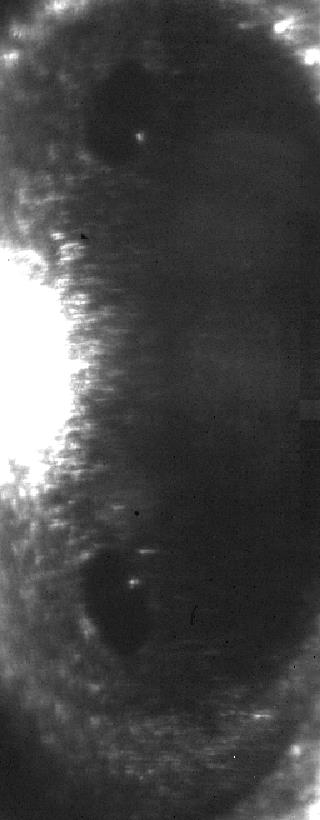
#> input picture HW4-1.png, 320 x 820 px
$ python CV_HW4_SSIM.py
#> lines starting #> are read from the running program, lines starting #| are printed output that depends on the picture; after the words box and inside, x2 and y2 are one past the last pixel; in counts of white or black regions, pixels touching at a corner belong together
from skimage.metrics import structural_similarity
import cv2
import numpy as np


first = cv2.imread('HW4-1.png')
#> first is the input picture: shape (820, 320, 3); min 0, max 255, mean 70.8
second = cv2.imread('HW4-2.png')
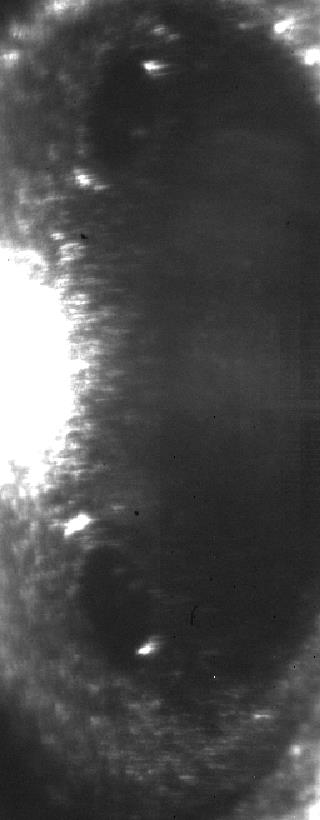
#> input picture HW4-2.png, 320 x 820 px
#> second is the input picture: shape (820, 320, 3); min 0, max 255, mean 74.9

# 转为灰度图片
first_gray = cv2.cvtColor(first, cv2.COLOR_BGR2GRAY)
second_gray = cv2.cvtColor(second, cv2.COLOR_BGR2GRAY)

# 计算SSIM值
score, diff = structural_similarity(first_gray, second_gray, full=True)
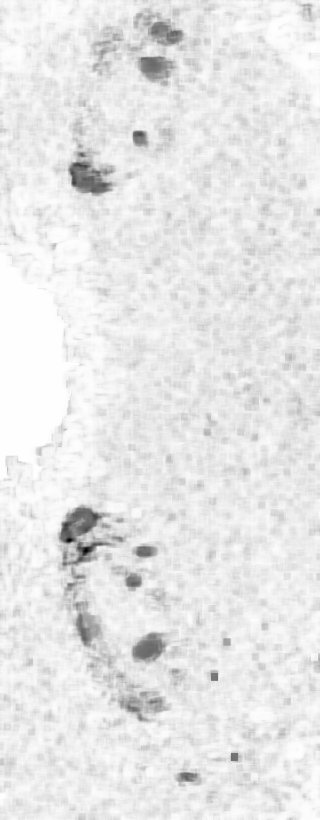
#> diff: shape (820, 320) float64; min -0.675, max 1, mean 0.846; drawn with min black and max white
#> score = 0.845
print("Similarity Score: {:.3f}%".format(score * 100))
#| Similarity Score: 84.463%

# 转为8bit以便于openCV使用
diff = (diff * 255).astype("uint8")

# 将照片进行二值化处理(cv2.threshold)，进行边界标定
thresh = cv2.threshold(diff, 10, 255, cv2.THRESH_BINARY_INV | cv2.THRESH_OTSU)[1]
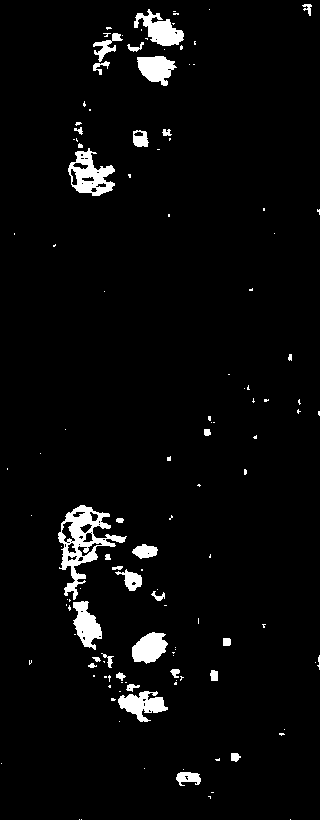
#> thresh: shape (820, 320); 3.8% white; 127 white regions (93 under 20 px)
contours = cv2.findContours(thresh, cv2.RETR_EXTERNAL, cv2.CHAIN_APPROX_SIMPLE)
#> contours = 127 contours, 98 with area under 20; largest, box (x1, y1, x2, y2) and area: (58, 505, 127, 600) 2328, (68, 148, 115, 196) 1254, (134, 9, 184, 46) 804, (118, 691, 168, 722) 752, (73, 601, 102, 650) 748
contours = contours[0] if len(contours) == 2 else contours[1]

# 标明不同点
mask = np.zeros(first.shape, dtype='uint8')
mask = cv2.cvtColor(mask, cv2.COLOR_BGR2GRAY)
filled = second.copy()

for c in contours:
    area = cv2.contourArea(c)
    if area > 100:
        x,y,w,h = cv2.boundingRect(c)
        cv2.rectangle(first, (x, y), (x + w, y + h), (36,255,12), 2)
        cv2.rectangle(second, (x, y), (x + w, y + h), (36,255,12), 2)
        cv2.drawContours(mask, [c], 0, 255, -1)
        cv2.drawContours(filled, [c], 0, (0,255,0), -1)
#> this loop made 127 passes
#> (area, x, y, w, h) on passes 6, 16, 44, 50, 57, 62, 66, 97, 102, 111, 118, 126: (203, 176, 772, 25, 14), (752, 118, 691, 50, 31), (736, 132, 632, 36, 32), (747.5, 73, 601, 29, 49), (251.5, 115, 569, 27, 22), (232, 132, 544, 26, 15), (2328, 58, 505, 69, 95), (1254.5, 68, 148, 47, 48), (198.5, 133, 130, 16, 17), (714.5, 137, 56, 40, 30), (229, 93, 33, 30, 29), (803.5, 134, 9, 50, 37)
#> area on passes 11, 19, 28, 29, 30, 38: 53, 43.5, 35.5, 60.5, 43, 39.5
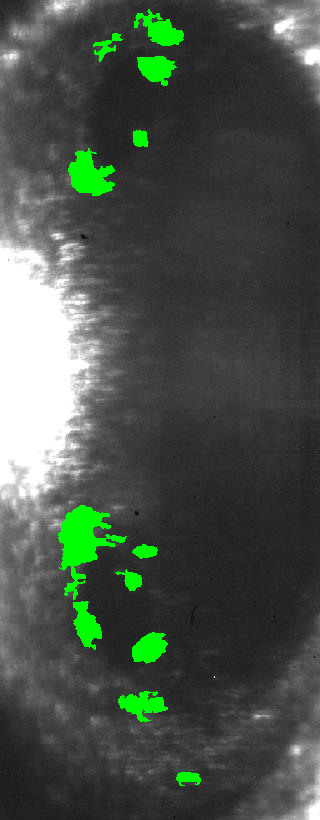
#> filled: shape (820, 320, 3); 3.55% of pixels changed, all inside (x1, y1, x2, y2) = (58, 9, 201, 786)
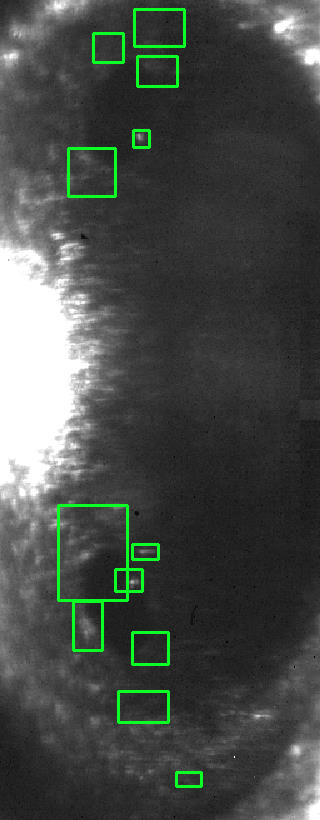
#> first: shape (820, 320, 3); 1.93% of pixels changed, all inside (x1, y1, x2, y2) = (57, 8, 203, 788)
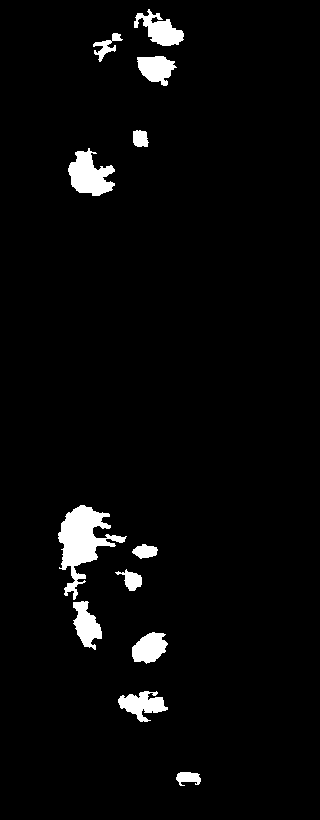
#> mask: shape (820, 320); 3.6% white; 12 white regions, largest, box (x1, y1, x2, y2) and area: (58, 505, 127, 600) 2539, (68, 148, 115, 196) 1349, (134, 9, 184, 46) 903
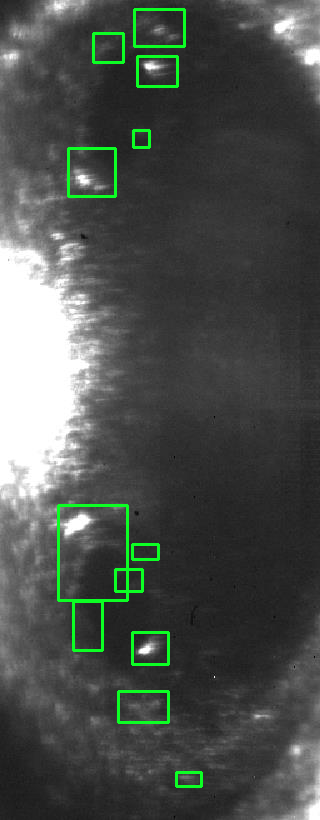
#> second: shape (820, 320, 3); 1.93% of pixels changed, all inside (x1, y1, x2, y2) = (57, 8, 203, 788)

# [6 lines of commented-out code are left out]

cv2.imwrite('diff.jpg', diff)
cv2.imwrite('mask.jpg', mask)
cv2.imwrite('filled.jpg', filled)
